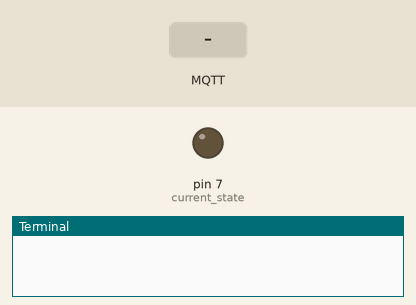
Bench run of a program on a simulated Raspberry Pi (header pin numbers). Parts: output pins drawn as LEDs (lit = HIGH), the last lines printed to the terminal. The test bench sets the inputs (shaded band). No MQTT or app messages arrive unless stated.

Above: at 1.8 s.
1.9 s: MQTT message "OFF" arrives on the first subscribed topic
At 3.1 s:
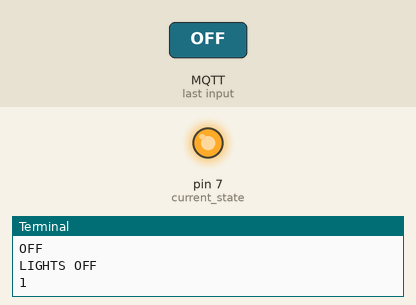
3.4 s: MQTT message "1" arrives on the first subscribed topic
At 4.5 s:
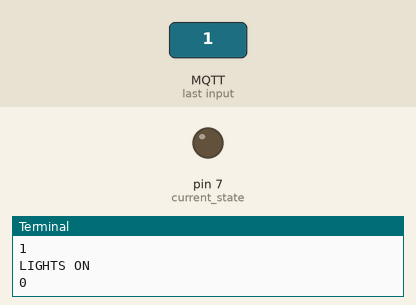
Timing chart, 0 to 6.4 s (numbered marks = the images above; inputs shaded):
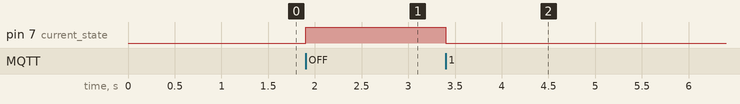

The program:

Connector.py
```python
# -*- coding: utf-8 -*-
"""
Created on Wed Mar  7 20:20:17 2018

@author: sar
"""

#!/usr/bin/env python

import time
import sys
import ast
import select

#Endpoint for AWS IOT Thing
pi_iot_endpoints = {
	'endpoint':'a1040gl36zapoh.iot.us-west-2.amazonaws.com',
	'tls_port':8883,
	'websocket_port':443,
}

#Certificates for AWS IOT Thing
iot_certificate_path = ''
rootCAKey 	= iot_certificate_path + "root-CA.crt"
private_key 	= iot_certificate_path + "Light.private.key"
certificate 	= iot_certificate_path + "Light.cert.pem"

topic = "test/Python"

# Import SDK packages
from AWSIoTPythonSDK.MQTTLib import AWSIoTMQTTClient

# For certificate based connection
myMQTTClient = AWSIoTMQTTClient("myClientID")
# For TLS mutual authentication
myMQTTClient.configureEndpoint(pi_iot_endpoints["endpoint"], pi_iot_endpoints["tls_port"])
myMQTTClient.configureCredentials(rootCAKey, private_key, certificate)
myMQTTClient.configureOfflinePublishQueueing(-1)  # Infinite offline Publish queueing
myMQTTClient.configureDrainingFrequency(2)  # Draining: 2 Hz
myMQTTClient.configureConnectDisconnectTimeout(10)  # 10 sec
myMQTTClient.configureMQTTOperationTimeout(5)  # 5 sec


# Custom MQTT message callback
def customCallback(client, userdata, message):

        print("Received a new message: ")
        print(format(message.payload))
        print("from topic: ")
        print(message.topic)
        print("--------------\n\n")

        output_var = str(message.payload, 'utf-8')
        print('{}'.format(output_var))
        if str.strip(output_var) == 'OFF':
            print ('LIGHTS OFF')
            GPIO.output(7,GPIO.HIGH)
        else:
            print ('LIGHTS ON')
            GPIO.output(7,GPIO.LOW)
#        output_var_dict = int(ast.literal_eval(output_var))
#        output_var_int = int(output_var_dict["state"])

	#check state first to reset state of pin
        current_state = GPIO.input(7)
        print(current_state)
        #GPIO.output(7,GPIO.LOW)
        #GPIO.output(21, output_var_int)         # set GPIO24 to 1/GPIO.HIGH/True
time.sleep(0.5)                      # wait half a second
        #GPIO.output(21, current_state)


#Initialise Rpi GPIO
import RPi.GPIO as GPIO
GPIO.setmode(GPIO.BOARD)
GPIO.setwarnings(False)
#Set channel 21 as an output
GPIO.setup(7,GPIO.OUT)
#GPIO.setup(21, GPIO.OUT, initial=GPIO.LOW)

# Connect and subscribe to AWS IoT
myMQTTClient.connect()

# Publish to the same topic in a loop forever
loopCount = 1

try:
    while loopCount > 0:
	# subscribe to AWS IoT
        myMQTTClient.subscribe(topic, 1, customCallback)
        #print ("count is " + str(loopCount))
        loopCount += 1
        time.sleep(1)

except KeyboardInterrupt:          # trap a CTRL+C keyboard interrupt
    GPIO.cleanup()                 # resets all GPIO ports used by this program

except:
    print ("Unexpected error:", sys.exc_info()[0])
    raise
```

Measured:
- after the input at 1.9 s, pin 7 (current_state): LOW → HIGH at once
- after the input at 3.4 s, pin 7 (current_state): HIGH → LOW at once
